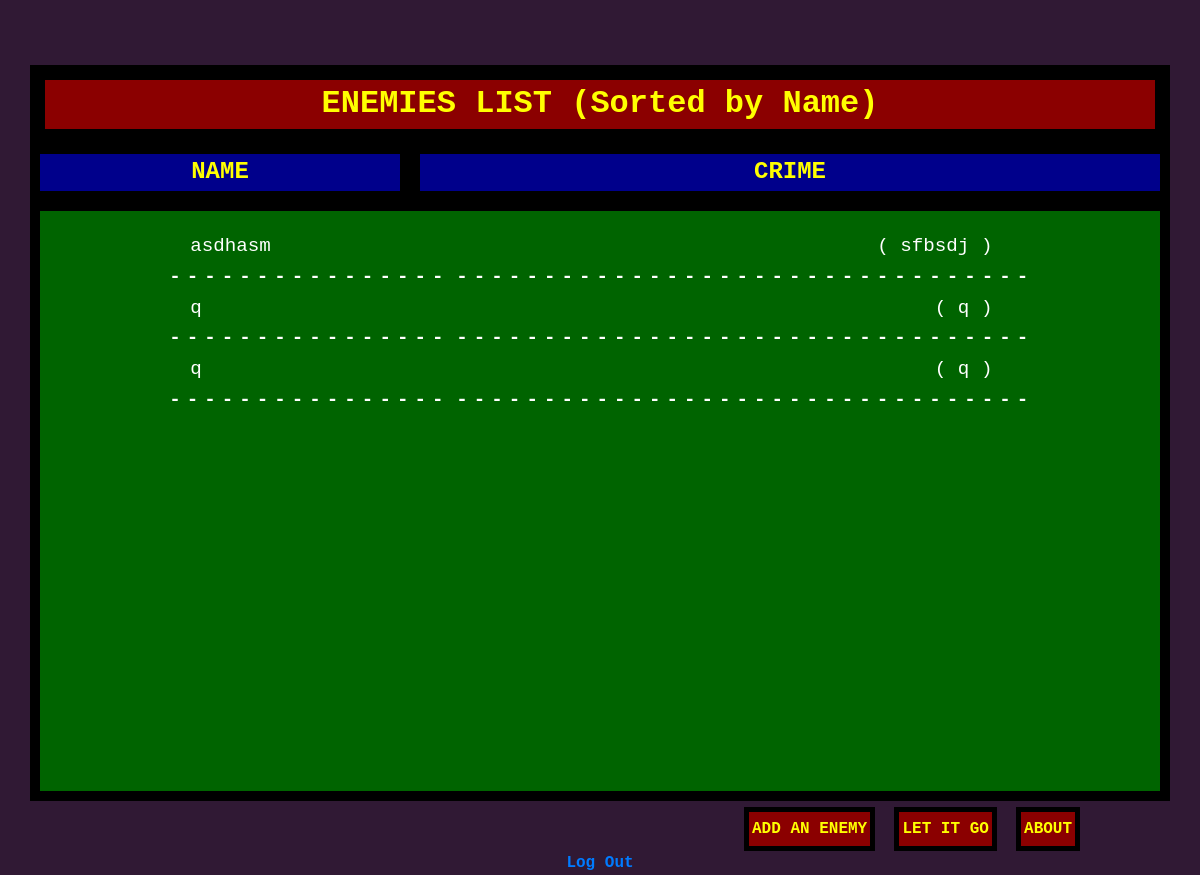
Page / (signed in) on the earlier database version.
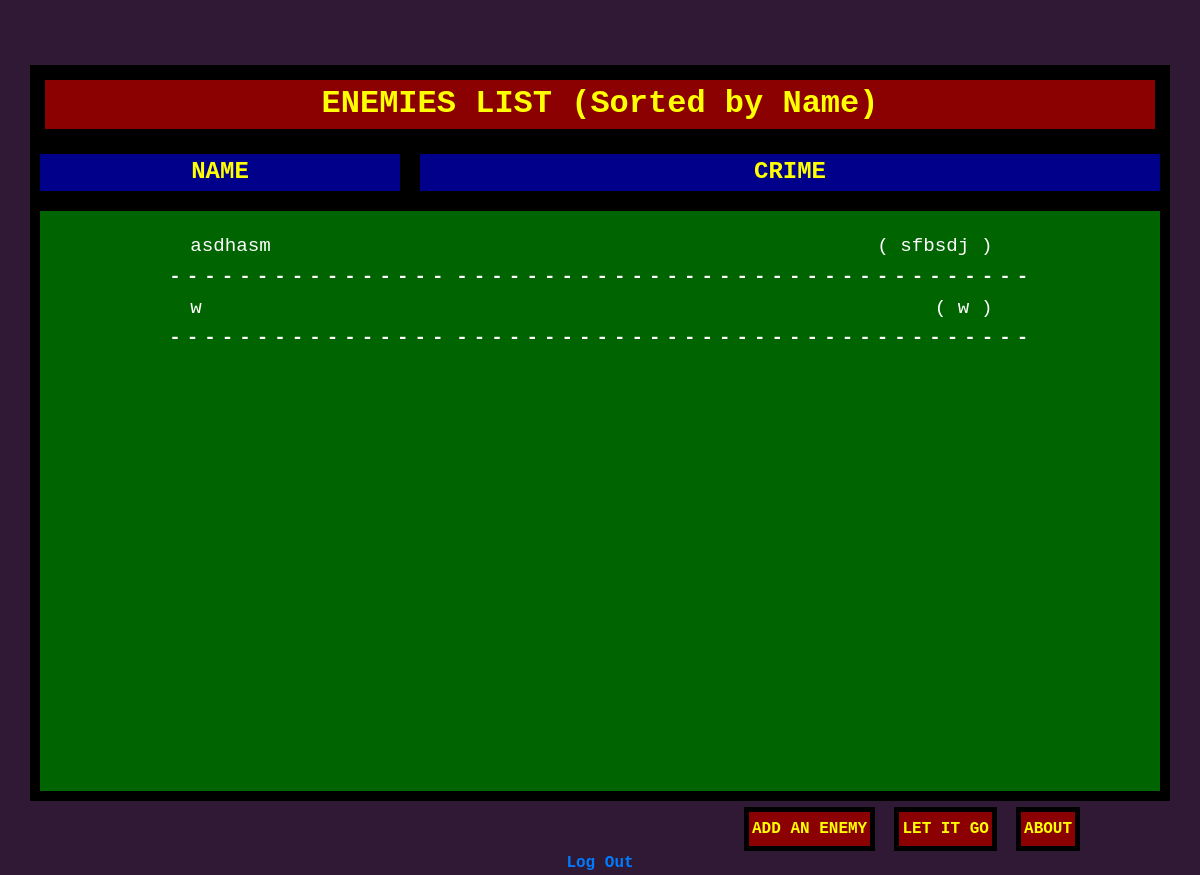
Same page on the later database version.
### tables this page shows
CREATE TABLE enemies (enemy_id INTEGER,
name TEXT NOT NULL,
reason TEXT NOT NULL,
FOREIGN KEY(enemy_id) REFERENCES users(id)
);

### app.py (the view)
@app.route("/", methods=["GET", "POST"])
@login_required
def index():
    enemies = db.execute("SELECT name, reason FROM enemies WHERE enemy_id=? ORDER BY name", session["user_id"])
    print(enemies)
    return render_template("index.html", enemies=enemies)

### app.py (called while the page is built)
@app.after_request
def after_request(response):
    response.headers["Cache-Control"] = "no-cache, no-store, must-revalidate"
    response.headers["Expires"] = 0
    response.headers["Pragma"] = "no-cache"
    return response

def login_required(f):
    @wraps(f)
    def decorated_function(*args, **kwargs):
        if session.get("user_id") is None:
            return redirect(url_for("login"))
        return f(*args, **kwargs)
    return decorated_function

### templates/index.html (shortened to what this page needs)
<!DOCTYPE html>
<html lang="en">
    <head>
        <link rel="stylesheet" href="https://stackpath.bootstrapcdn.com/bootstrap/4.3.1/css/bootstrap.min.css">
        <link rel="stylesheet" href="/static/style.css">
    </head>
    <body style="background-color: #301934;">
        <div class="container" style="padding-top: 65px;">
            <div class="row">
                <div id="head" class="col-12">
                    ENEMIES LIST (Sorted by Name)
                </div>
            </div>
            <div class="row">
                <div class="col-4">
                  NAME
                </div>
                <div class="col-8">
                  CRIME
                </div>
            </div>
            <div class="row">
                <div id="body" class="col-12" style="padding-top: 20px; padding-bottom: 20px; height: 600px;">
                    <table>
                        <tbody>
                            {% for enemy in enemies %}
                                <tr>
                                    <td id="sectionN">{{ enemy['name'] }}</td>
                                    <td id="sectionR">( {{ enemy['reason'] }} )</td>
                                </tr>
                                <tr>
                                    <td id="lines">----------------</td>
                                    <td id="lines">---------------------------------</td>
                                </tr>
                            {% endfor %}
                        </tbody>
                    </table>
                </div>
            </div>
        </div>
        <div class="centeredadd">
            <a href="/add" class="button">ADD AN ENEMY</a>
            <a href="/delete" class="button">LET IT GO</a>
            <a href="/origin" class="button">ABOUT</a>
        </div>
        <div class="logout">
            <a href="/logout">Log Out</a>
        </div>
    </body>
<html>

### static/style.css (style rules this page uses)
body { font-family: 'Courier New', monospace; }
.row > div { padding-bottom: 1px; background-color: Darkblue; border: 10px solid black; color: yellow; text-align: center; font-weight: bold; font-size: 150%; }
.button { background-color: Darkred; border: 5px solid black; color: yellow; font-weight: bold; text-align: center; text-decoration: none; display: inline-block; font-size: 50%; margin: auto; padding: 5px 3px; cursor: pointer; }
#head { background-color: Darkred; border: 15px solid black; color: yellow; text-align: center; font-weight: bold; font-size: 200%; }
#body { background-color: Darkgreen; }
table { width: 80%; color: white; margin-left: auto; margin-right: auto; }
#sectionN { width: 33.333333333%; font-weight: normal; padding-left: 3%; font-size: 80%; text-align: left; }
#sectionR { width: 66.66666666%; font-weight: normal; font-size: 80%; padding-right: 5%; text-align: right; }
#lines { margin-top: 1%; font-size: 80%; letter-spacing: 6px; }
.logout { font-size: 100%; font-weight: bold; text-align: center; }
.centeredadd { font-size: 200%; font-weight: bold; padding-left: 62%; }

Differences in the rows shown:
removed enemies: name "q", reason "q"
changed enemies (number 2 of 2 on the later page): name "q" → "w"; reason "q" → "w"
